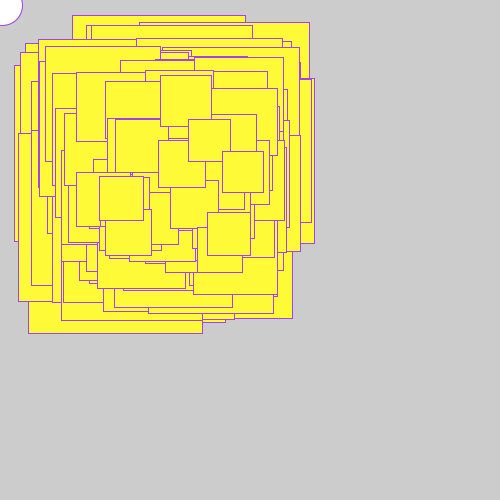
Frame 1 (no input)
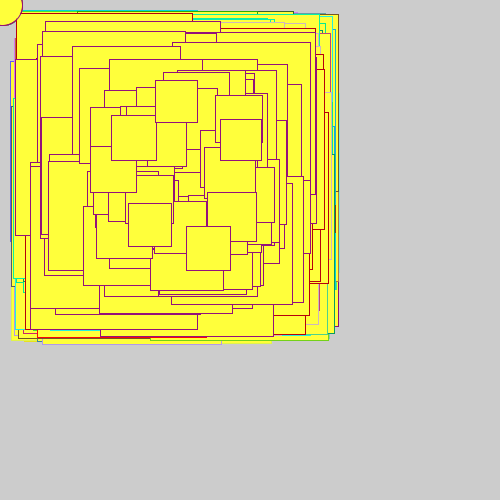
Frame 60 (the mouse pressed at the canvas centre just before this capture)
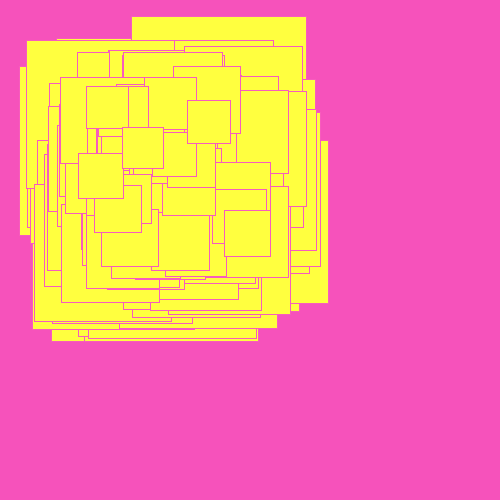
Frame 120 (the mouse held since frame 60 and released just before this capture)

The Processing sketch that drew these frames (run headless with seeded random() and noise(); from frame 60 on, the mouse is pressed at the canvas centre):

// Processing sketch: processing_170704
// ── processing_170704.pde


void setup() {   
size(500,500);
frameRate(15); //refresh rate is 15 fps
}

void draw() {  
stroke(random(255),random(255),random(255)); //outline randomly changes color
 
mouseCon();
drawImage1(mouseX, mouseY);
keyCon();
rectMode(CENTER);
//loops until a rectangle the size of 180 width and height becomes 40 width and height
for (int wh = 180; wh >40; wh--){  
  rect(random(100,250),random(100,255),wh,wh); //rectangles is draw at random coordinates within 100 and  250
  
}
}

//circle is drawn and follows the mouse
void drawImage1(float x, float y){
 
ellipse(x +2, y+5, 40,40);

fill(second() * 10,second()* 5,second()+5); //fill changes with the seconds on pc

}

//rectangle is drawn and follow mouse
void drawImage2(float x, float y){
rect(mouseX,mouseY,pmouseX,pmouseY);
}

//only runs when mouse is clicked
void mouseCon(){
  if(mousePressed) {
drawImage1(mouseX,mouseY);
    background(random(255),random(255),random(255)); //random color background
  }
}

//only runs when any key is pressed
void keyCon(){
if(keyPressed){
background(random(255), random(255), random(255));//for (v = 0; v < 255; v += .5){
fill(random(200));
drawImage2(mouseX,mouseY);

}

}
